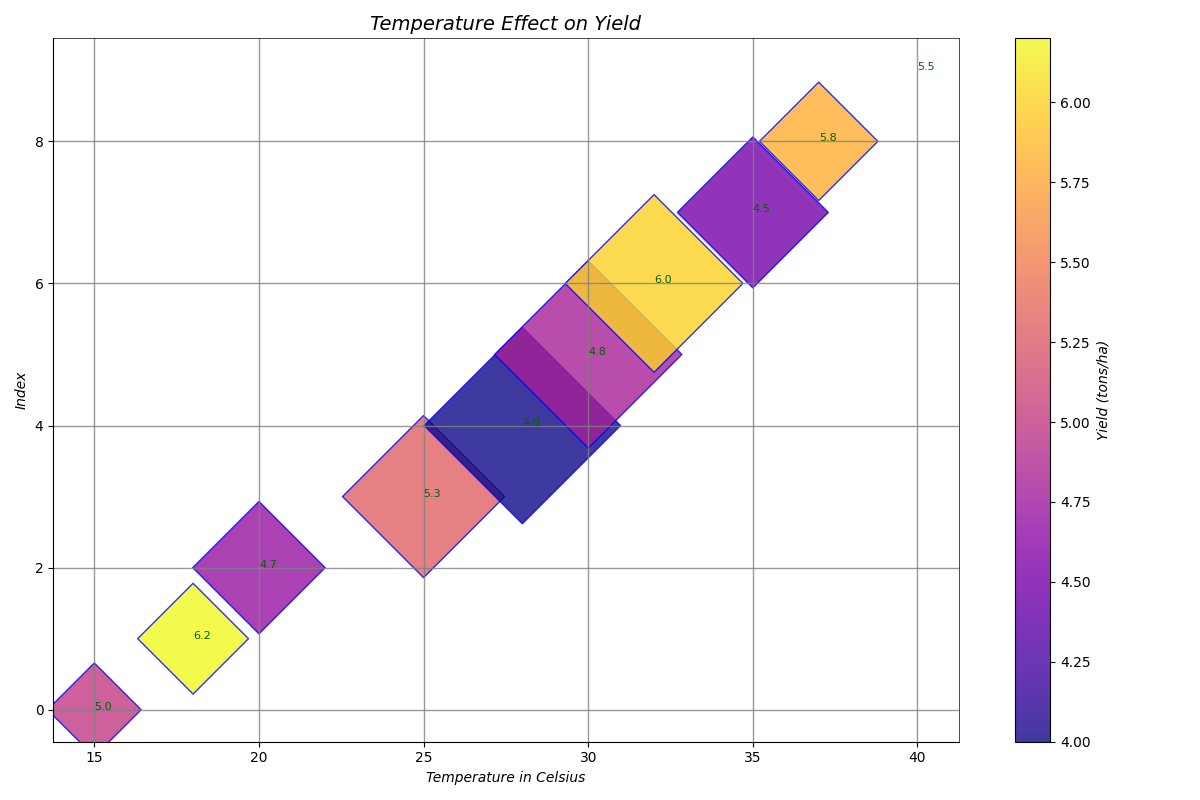

The Python source for this figure:
import matplotlib.pyplot as plt
import numpy as np

temperature = np.array([15, 18, 20, 25, 28, 30, 32, 35, 37, 40])
# humidity removed
crop_yield = np.array([4.5, 4.7, 5.0, 5.5, 6.2, 6.0, 5.8, 5.3, 4.8, 4.0])

# Normalize crop yield for bubble size
crop_yield_normalized = (crop_yield - crop_yield.min()) / (crop_yield.ptp() / 100)

# Manually shuffled crop yield for colors
shuffled_yield = np.array([5.0, 6.2, 4.7, 5.3, 4.0, 4.8, 6.0, 4.5, 5.8, 5.5])

fig, ax = plt.subplots(figsize=(12, 8))

# Plot only temperature vs shuffled_yield using crop yield for bubble size
scatter = ax.scatter(temperature, np.arange(len(temperature)), s=crop_yield_normalized*100, c=shuffled_yield, cmap='plasma', alpha=0.8, edgecolor='blue', marker='D')

ax.set_title("Temperature Effect on Yield", fontsize=14, fontweight='normal', style='italic')
ax.set_xlabel("Temperature in Celsius", fontsize=10, style='italic')
ax.set_ylabel("Index", fontsize=10, style='italic') # Changed to Index as humidity is removed

ax.grid(visible=True, linestyle='-', color='grey', alpha=0.8, linewidth=1)
ax.spines['top'].set_linewidth(0.5)
ax.spines['right'].set_linewidth(0.5)

cbar = plt.colorbar(scatter)
cbar.set_label('Yield (tons/ha)', fontsize=10, style='italic')

# Update annotations
for temp, yield_val in zip(temperature, shuffled_yield):
    ax.text(temp, temperature.tolist().index(temp), f"{yield_val:.1f}", fontsize=8, ha='left', color='darkgreen')

plt.tight_layout()
plt.show()
